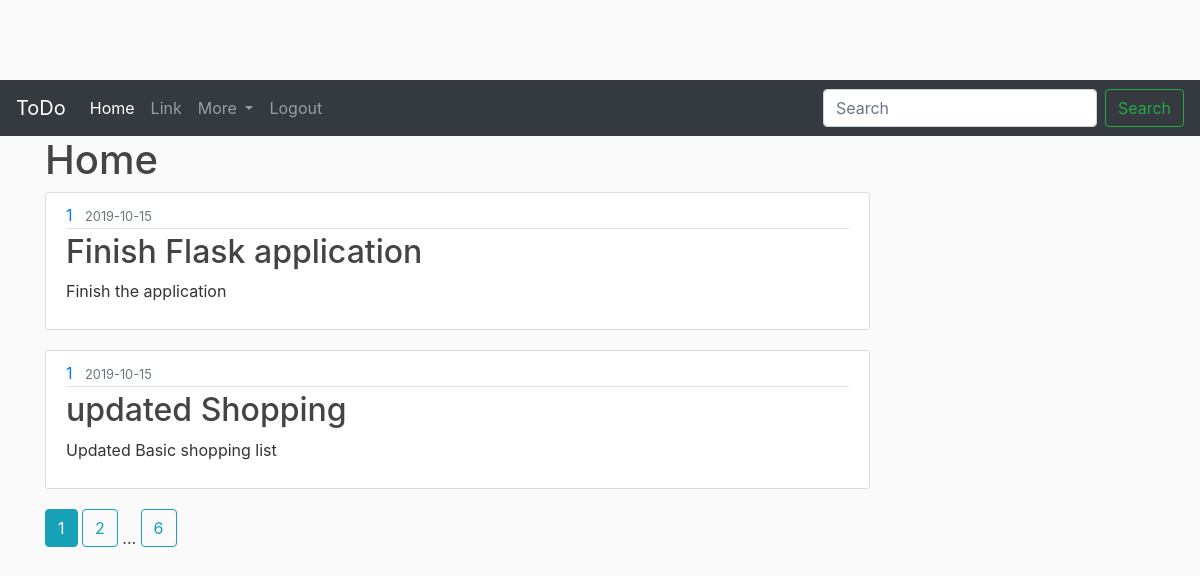
Screenshot of /home (signed in) with the database file from the repository.
### flasktodo/models.py (models this page shows, shortened)
class Lists(db.Model):
    listid = db.Column(db.Integer, primary_key=True)
    title = db.Column(db.String(20), unique=True, nullable= False)
    date_created  = db.Column(db.DateTime, nullable=False, default = datetime.utcnow)
    content = db.Column(db.Text , nullable= False)
    user_id = db.Column(db.Integer, db.ForeignKey('user.user_id'), nullable =False)

### flasktodo/main/routes.py (the view)
@main.route('/')
@main.route('/home')
def home():
    user_id = current_user.get_id()
    page = request.args.get('page', 1, type =int)
    lists= Lists.query.filter_by(user_id = user_id).paginate(page=page, per_page=2)
    return render_template('home.html', lists = lists)

### flasktodo/models.py (called while the page is built)
@login_manager.user_loader
def load_user(user_id):
    return User.query.get(int(user_id))

    def get_id(self):
           return (self.user_id)

### flasktodo/templates/home.html
{% extends 'base.html' %}
{% block content %}
<h1>Home</h1>
{% for lists in lists.items%}
<article class="media content-section">
        <div class="media-body">
          <div class="article-metadata">
            <a class="mr-2" href="#">{{ lists.user_id }}</a>
            <small class="text-muted">{{ lists.date_created.strftime('%Y-%m-%d') }}</small>
          </div>
          <h2><a class="article-title" href="{{ url_for('lists.list', list_id= lists.listid) }}">{{ lists.title }}</a></h2>
          <p class="article-content">{{ lists.content }}</p>
        </div>
      </article>
{%endfor%}
{% for page_num in lists.iter_pages(left_edge=1, right_edge=1, left_current=1, right_current=2) %}
{% if page_num %}
  {% if lists.page == page_num %}
    <a class="btn btn-info mb-4" href="{{ url_for('main.home', page=page_num) }}">{{ page_num }}</a>
  {% else %}
    <a class="btn btn-outline-info mb-4" href="{{ url_for('main.home', page=page_num) }}">{{ page_num }}</a>
  {% endif %}
{% else %}
  ...
{% endif %}
{% endfor %}
{% endblock %}

### flasktodo/static/css/main.css (style rules this page uses)
h1, h2, h3, h4, h5, h6 { color: #444444; }
.content-section { background: #ffffff; padding: 10px 20px; border: 1px solid #dddddd; border-radius: 3px; margin-bottom: 20px; }
.article-title { color: #444444; }
.article-content { white-space: pre-line; }
.article-metadata { padding-bottom: 1px; margin-bottom: 4px; border-bottom: 1px solid #e3e3e3 }

### rows the page displays
Lists: user_id "1", date_created "2019-10-15", title "Finish Flask application", content "Finish the application"
Lists: user_id "1", date_created "2019-10-15", title "updated Shopping", content "Updated Basic shopping list"

### other values shown
{{ page_num }} "1"
{{ page_num }} "2" "6"
